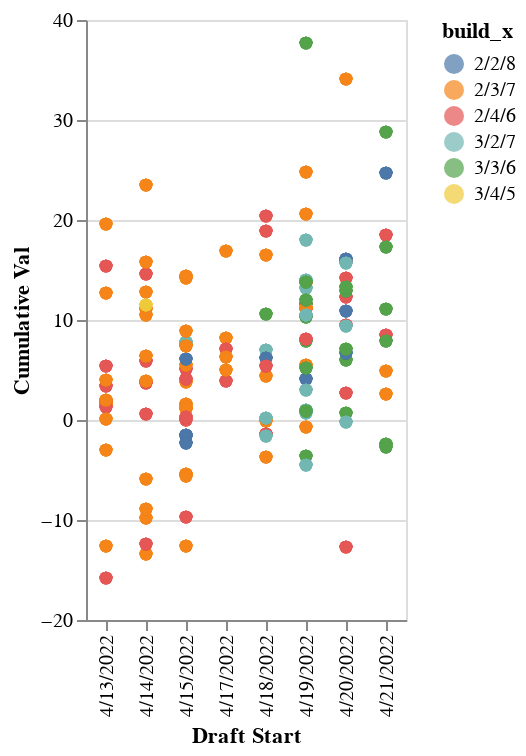

The code cell stored with this chart in its notebook:
### Code cell
#Team Build by draft date, with cumulative ADP value

alt.Chart(df1).mark_circle(size=40).encode(
    x='Draft Start',
    y='Cumulative Val',
    color='build_x',
    tooltip=['Draft Start','Team', 'build_x', 'Cumulative Val']
).interactive()

### Figure 1 — Vega-Lite specification as saved in the notebook (floating-point values rounded to 4 significant figures; data arrays with more than 128 entries replaced by an {"elided": "..."} marker saying what was removed)
{"config": {"view": {"continuousWidth": 400, "continuousHeight": 300}}, "data": {"name": "data-2eb3f3e5e4c808cdaf83e4494b3dd53e"}, "mark": {"type": "circle", "size": 40}, "encoding": {"color": {"field": "build_x", "type": "nominal"}, "tooltip": [{"field": "Draft Start", "type": "nominal"}, {"field": "Team", "type": "quantitative"}, {"field": "build_x", "type": "nominal"}, {"field": "Cumulative Val", "type": "quantitative"}], "x": {"field": "Draft Start", "type": "nominal"}, "y": {"field": "Cumulative Val", "type": "quantitative"}}, "selection": {"selector001": {"type": "interval", "bind": "scales", "encodings": ["x", "y"]}}, "$schema": "https://vega.github.io/schema/vega-lite/v4.17.0.json", "datasets": {"data-2eb3f3e5e4c808cdaf83e4494b3dd53e": {"elided": "1560 records"}}}
